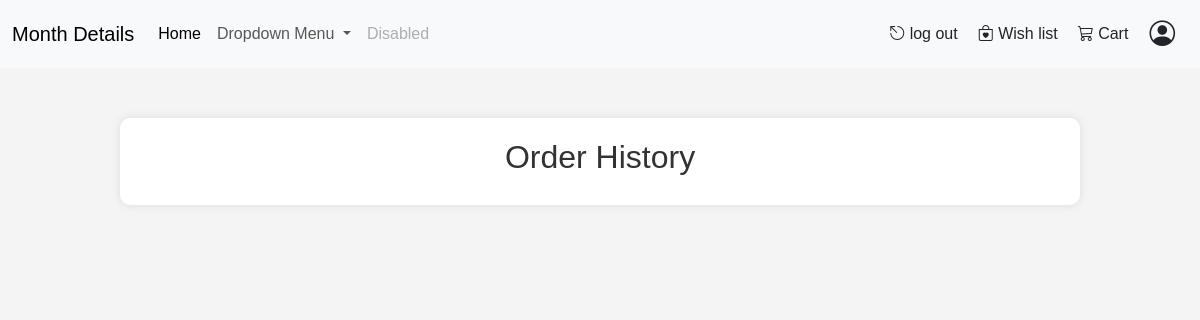
The app's page /cart/ (signed in), older data.
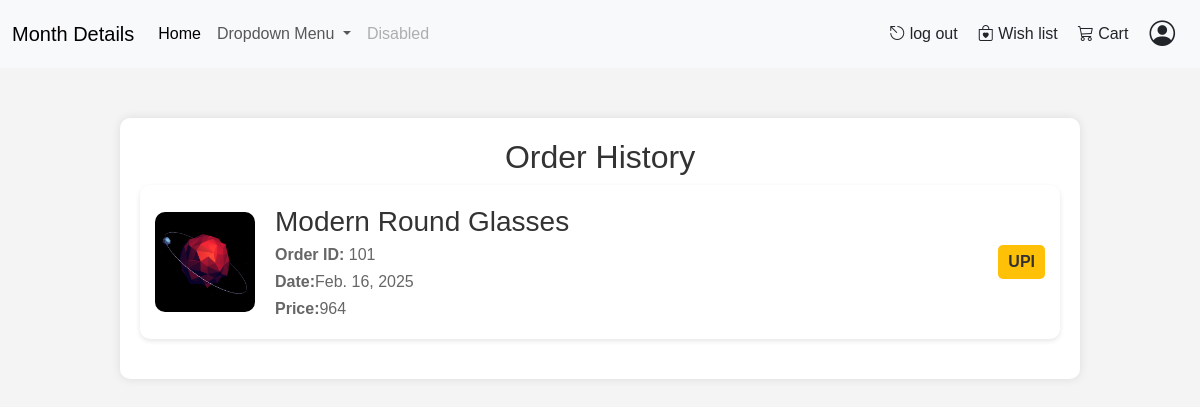
The same page, newer data.
### optical_main/models.py (models this page shows)
class Order(models.Model):
    payment_choices = [
        ('CASH', 'Cash'),
        ('UPI', 'UPI')
    ]
    customer = models.ForeignKey(Customer, on_delete=models.CASCADE)
    product = models.ForeignKey(Product, on_delete=models.CASCADE)
    price=models.IntegerField(validators=[MinValueValidator(0)],default=0, help_text="Enter the price")
    quantity = models.IntegerField(validators=[MinValueValidator(0)], default=1,help_text="Enter the quantity")
    date = models.DateField(default=datetime.date.today, help_text="Enter the date of order")
    Payment_mode=models.CharField(max_length=10,choices=payment_choices,default='CASH', help_text="Select the payment mode")
    class Meta:
        verbose_name = "Order"
        verbose_name_plural = "Orders"
    def __str__(self):
        return self.customer.first_name + " " + self.customer.last_name + " - " + self.product.name

class Product(models.Model):
    CATEGORY_CHOICES = [
        ('EYEWEAR', 'Eyewear'),
        ('SUNGLASSES', 'Sunglasses'),
        ('READING_GLASS', 'Reading Glass'),
        ('OTHERS', 'Others'),
    ]
    MATERIAL_CHOICES = [
        ('PLASTIC', 'Plastic'),
        ('METAL', 'Metal'),
        ('COMPOSITE', 'Composite'),
    ]
    name = models.CharField(max_length=50, unique=True, help_text="Enter the product name")
    brand = models.CharField(max_length=50, help_text="Enter the brand name")
    description = models.TextField(help_text="Enter a description of the product")
    MRP = models.IntegerField(validators=[MinValueValidator(0)],default=0, help_text="Enter the maximum retail price")
    category = models.CharField(max_length=20, choices=CATEGORY_CHOICES,default='OTHERS', help_text="Select the product category")
    material = models.CharField(max_length=10, choices=MATERIAL_CHOICES, help_text="Select the material")
    lens = models.CharField(max_length=20, blank=True, help_text="Enter the lens type (if applicable)")
    stock = models.IntegerField(validators=[MinValueValidator(0)], help_text="Enter the stock quantity")
    discount = models.DecimalField(max_digits=5, decimal_places=2, validators=[MinValueValidator(0), MaxValueValidator(100)],default=0, help_text="Enter the discount percentage")
    date = models.DateField(default=datetime.date.today, help_text="Enter the date of addition")
    class Meta:
        verbose_name = "Product"
        verbose_name_plural = "Products"
    def __str__(self):
        return self.name

### optical_main/views.py (the view)
# urls.py: path('cart/',views.cart_page,name='cart'),
@login_required
def cart_page(request):
    if request.user.pk==1:
        o=Order.objects.filter(customer=request.user.pk)
    else:
        o=Order.objects.filter(customer=request.user.pk-1)
    print(o)
    return render(request,'Optical_main/cart-item.html',{'order':o})

### optical_main/Templates/Optical_main/cart-item.html (shortened to what this page needs)
<!DOCTYPE html>
<html lang="en">
<head>
    <link href="https://cdn.jsdelivr.net/npm/bootstrap@5.3.2/dist/css/bootstrap.min.css" rel="stylesheet">
    <link rel="stylesheet" href="https://cdn.jsdelivr.net/npm/bootstrap@5.3.3/dist/css/bootstrap.min.css">
    {% load static %}
</head>
{% include 'Optical_main/nav-bar.html' %}
<!DOCTYPE html>
<html lang="en">
<head>
</head>
<body>
    <div class="container">
        <h2>Order History</h2>
        {% for i in order %}
        <div class="order-card">
            <img src="{% static 'optical_main/2.png' %}" alt="Product">
            <div class="order-details">
                <h3>{{i.product}}</h3>
                <p><strong>Order ID:</strong> {{i.id}}</p>
                <p><strong>Date:</strong>{{i.date}}</p>
                <p><strong>Price:</strong>{{i.price}}</p>
            </div>
            {% if i.Payment_mode == 'UPI' %}
            <span class="status pending">UPI</span>
            {% elif i.Payment_mode == 'CASH' %}
            <span class="status delivered">CASH</span>
            {% endif %}
        </div>
        {% endfor %}
    </div>
</body>
</html>

### optical_main/Templates/Optical_main/nav-bar.html (shortened to what this page needs)
<!DOCTYPE html>
<html lang="en">
<head>
    <link href="https://cdn.jsdelivr.net/npm/bootstrap@5.3.2/dist/css/bootstrap.min.css" rel="stylesheet">
    <link rel="stylesheet" href="https://cdn.jsdelivr.net/npm/bootstrap@5.3.3/dist/css/bootstrap.min.css">
    <link href="https://cdn.jsdelivr.net/npm/bootstrap-icons/font/bootstrap-icons.css" rel="stylesheet">
    {% load static %}
</head>
<body>
    <nav class="navbar navbar-expand-lg bg-body-tertiary">
        <div class="container-fluid">
          <a class="navbar-brand" href="#">Month Details</a>
          <div class="collapse navbar-collapse" id="navbarSupportedContent">
            <ul class="navbar-nav me-auto mb-2 mb-lg-0">
              <li class="nav-item">
                <a class="nav-link active" aria-current="page" href="{% url 'main' %}">Home</a>
              </li>
              <li class="nav-item dropdown">
                <a class="nav-link dropdown-toggle" href="#" role="button" data-bs-toggle="dropdown" aria-expanded="true">
                  Dropdown Menu
                </a>
              </li>
              <li class="nav-item">
                <a class="nav-link disabled" aria-disabled="true">Disabled</a>
              </li>
            </ul>
            <div class="d-flex cart">
              <a class="nav-link" href="{% url 'logoutpage' %}">
                <i class="bi bi-escape"></i>
                  log out
              </a>
          </div>
            <div class="d-flex cart">
                <a class="nav-link" href="#">
                    <i class="bi bi-bag-heart"></i>
                    Wish list
                </a>
            </div>
            <div class="d-flex cart">
                <a class="nav-link" href="{% url 'cart'  %}">
                    <i class="bi bi-cart3"></i>
                    Cart
                </a>
            </div>
            <div class="dropdown">
              <button class="btn" style="padding-left:0px;" type="button" data-bs-toggle="dropdown" aria-expanded="false">
                <i class="bi bi-person-circle" style="font-size: 1.6rem;"></i>
              </button>
            </div>
          </div>
        </div>
      </nav>
</body>
</html>

### optical_main/Templates/Optical_main/nav-bar.html (style rules this page uses)
.cart { margin-right:20px; }

### optical_main/Templates/Optical_main/cart-item.html (style rules this page uses)
body { font-family: Arial, sans-serif; background-color: #f4f4f4; margin: 0; padding: 0; }
.container { width: 80%; margin: 50px auto; background: white; padding: 20px; border-radius: 10px; box-shadow: 0px 0px 10px rgba(0, 0, 0, 0.1); }
h2 { text-align: center; color: #333; }
.order-card { background: white; padding: 15px; border-radius: 10px; box-shadow: 0px 2px 5px rgba(0, 0, 0, 0.1); margin-bottom: 20px; display: flex; align-items: center; justify-content: space-between; }
.order-card img { width: 100px; height: 100px; border-radius: 10px; object-fit: cover; }
.order-details { flex-grow: 1; padding: 0 20px; }
.order-details h3 { margin: 5px 0; color: #333; }
.order-details p { margin: 3px 0; color: #666; }
.status { font-weight: bold; padding: 5px 10px; border-radius: 5px; text-align: center; }
.status.pending { background-color: #ffc107; color: #333; }

Row changes from the older to the newer data that the page shows:
added Order: product "Modern Round Glasses", id "101", date "Feb. 16, 2025", price "964", Payment_mode "UPI"
